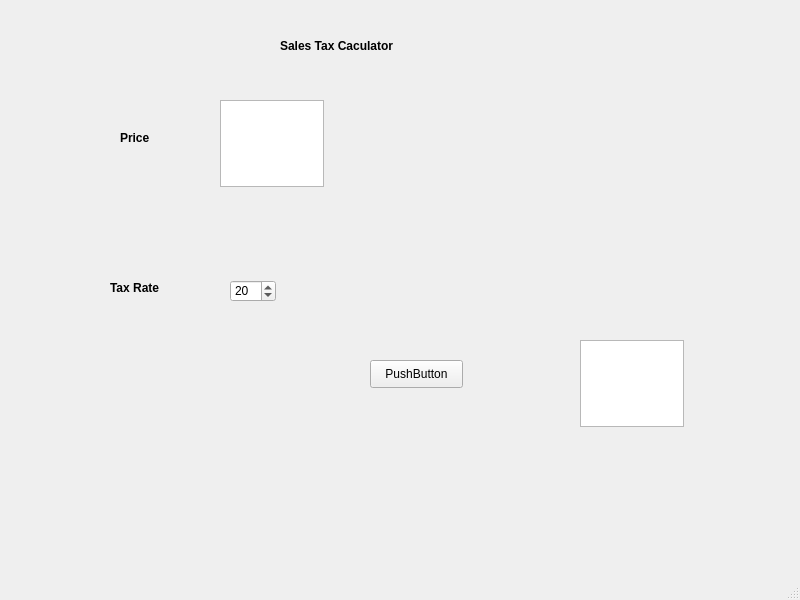
<?xml version="1.0" encoding="UTF-8"?>
<ui version="4.0">
 <class>MainWindow</class>
 <widget class="QMainWindow" name="MainWindow">
  <property name="geometry">
   <rect>
    <x>0</x>
    <y>0</y>
    <width>800</width>
    <height>600</height>
   </rect>
  </property>
  <property name="font">
   <font>
    <pointsize>9</pointsize>
    <weight>50</weight>
    <bold>false</bold>
   </font>
  </property>
  <property name="windowTitle">
   <string>MainWindow</string>
  </property>
  <widget class="QWidget" name="centralwidget">
   <widget class="QTextEdit" name="price_box">
    <property name="geometry">
     <rect>
      <x>220</x>
      <y>100</y>
      <width>104</width>
      <height>87</height>
     </rect>
    </property>
   </widget>
   <widget class="QLabel" name="label">
    <property name="geometry">
     <rect>
      <x>120</x>
      <y>130</y>
      <width>72</width>
      <height>15</height>
     </rect>
    </property>
    <property name="font">
     <font>
      <weight>75</weight>
      <bold>true</bold>
     </font>
    </property>
    <property name="text">
     <string>Price</string>
    </property>
   </widget>
   <widget class="QSpinBox" name="tax_rate">
    <property name="geometry">
     <rect>
      <x>230</x>
      <y>280</y>
      <width>46</width>
      <height>22</height>
     </rect>
    </property>
    <property name="value">
     <number>20</number>
    </property>
   </widget>
   <widget class="QLabel" name="label_2">
    <property name="geometry">
     <rect>
      <x>110</x>
      <y>280</y>
      <width>72</width>
      <height>15</height>
     </rect>
    </property>
    <property name="font">
     <font>
      <weight>75</weight>
      <bold>true</bold>
     </font>
    </property>
    <property name="text">
     <string>Tax Rate</string>
    </property>
   </widget>
   <widget class="QPushButton" name="calc_tax_button">
    <property name="geometry">
     <rect>
      <x>370</x>
      <y>360</y>
      <width>93</width>
      <height>28</height>
     </rect>
    </property>
    <property name="text">
     <string>PushButton</string>
    </property>
   </widget>
   <widget class="QTextEdit" name="results_window">
    <property name="geometry">
     <rect>
      <x>580</x>
      <y>340</y>
      <width>104</width>
      <height>87</height>
     </rect>
    </property>
   </widget>
   <widget class="QLabel" name="label_3">
    <property name="geometry">
     <rect>
      <x>280</x>
      <y>20</y>
      <width>191</width>
      <height>51</height>
     </rect>
    </property>
    <property name="font">
     <font>
      <weight>75</weight>
      <bold>true</bold>
     </font>
    </property>
    <property name="text">
     <string>Sales Tax Caculator</string>
    </property>
   </widget>
  </widget>
  <widget class="QMenuBar" name="menubar">
   <property name="geometry">
    <rect>
     <x>0</x>
     <y>0</y>
     <width>800</width>
     <height>26</height>
    </rect>
   </property>
  </widget>
  <widget class="QStatusBar" name="statusbar"/>
 </widget>
 <resources/>
 <connections/>
</ui>
